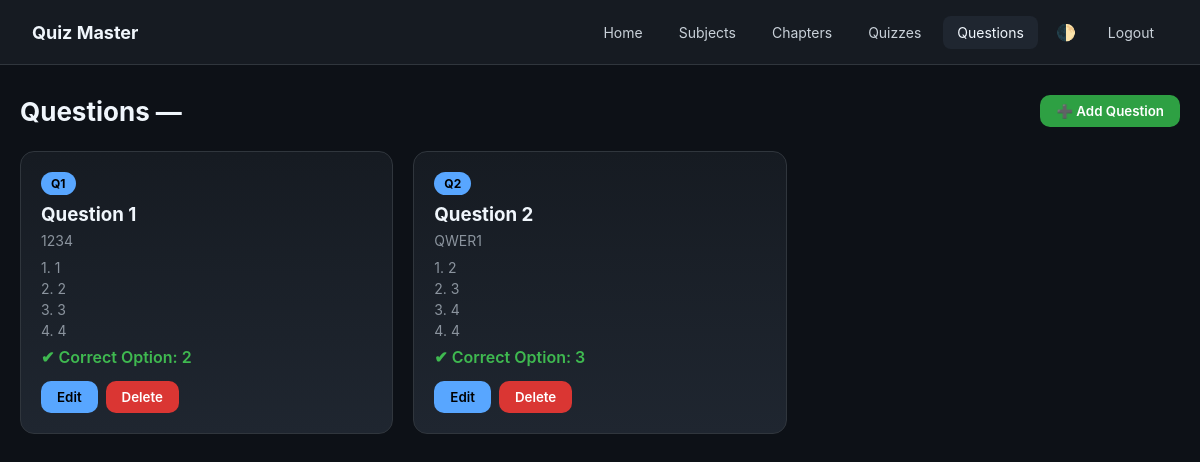
The app's page /teacher/quizzes/2/questions (signed in) with its own data.
### controller/models.py (models this page shows)
class Question(db.Model):
    __tablename__ = "question"
    question_id = db.Column(db.Integer, primary_key=True)
    quiz_id = db.Column(
        db.Integer,
        db.ForeignKey("quiz.quiz_id"),
        nullable=False
    )
    title = db.Column(db.String(255), nullable=False)
    statement = db.Column(db.Text, nullable=False)
    option_1 = db.Column(db.String(255), nullable=False)
    option_2 = db.Column(db.String(255), nullable=False)
    option_3 = db.Column(db.String(255), nullable=False)
    option_4 = db.Column(db.String(255), nullable=False)
    correct_option = db.Column(db.Integer, nullable=False)

### main.py (the view)
@app.route("/teacher/quizzes/<int:quiz_id>/questions")
@login_required
@role_required("teacher")
def teacher_questions(quiz_id):
    quiz = Quiz.query.get_or_404(quiz_id)
    chapter = Chapter.query.get_or_404(quiz.chapter_id)
    subject = Subject.query.get_or_404(chapter.subject_id)
    questions = Question.query.filter_by(quiz_id=quiz_id).all()
    return render_template(
        "teacher/questions.html",
        quiz=quiz,
        chapter=chapter,
        subject=subject,     # ✅ THIS WAS MISSING
        questions=questions
    )

### main.py (called while the page is built)
def login_required(f):
    @wraps(f)
    def wrapper(*args, **kwargs):
        if "user_id" not in session:
            flash("Please login first")
            return redirect(url_for("login"))
        return f(*args, **kwargs)
    return wrapper

def role_required(required_role):
    def decorator(f):
        @wraps(f)
        def wrapper(*args, **kwargs):
            if session.get("role") != required_role:
                flash("Unauthorized access")
                return redirect(url_for("login"))
            return f(*args, **kwargs)
        return wrapper
    return decorator

### templates/TEACHER/questions.html (shortened to what this page needs)
<!DOCTYPE html>
<html lang="en">
<head>
</head>
<body data-theme="dark">
<nav class="navbar">
    <div class="brand">Quiz Master</div>
    <div class="nav-links">
        <a class="nav-link" href="{{ url_for('teacher_dashboard') }}">Home</a>
        <a class="nav-link" href="{{ url_for('teacher_subjects') }}">Subjects</a>
        <a class="nav-link" href="{{ url_for('teacher_chapters', subject_id=subject.subject_id) }}">Chapters</a>
        <a class="nav-link" href="{{ url_for('teacher_quizzes', chapter_id=chapter.chapter_id) }}">Quizzes</a>
        <a class="nav-link active">Questions</a>
        <span class="theme-toggle" onclick="toggleTheme()">🌓</span>
        <a class="nav-link" href="{{ url_for('logout') }}">Logout</a>
    </div>
</nav>
<div class="container">
    <div class="header">
        <h1>Questions — {{ quiz.title }}</h1>
        <button class="btn-primary" onclick="openModal()">➕ Add Question</button>
    </div>
    {% if questions %}
    <div class="grid">
        {% for q in questions %}
        <div class="card question-card"
             data-title="{{ q.title }}"
             data-statement="{{ q.statement }}"
             data-o1="{{ q.option_1 }}"
             data-o2="{{ q.option_2 }}"
             data-o3="{{ q.option_3 }}"
             data-o4="{{ q.option_4 }}"
             data-correct="{{ q.correct_option }}"
             data-edit-url="{{ url_for('edit_question', question_id=q.question_id) }}">
            <div class="q-badge">Q{{ loop.index }}</div>
            <h3>{{ q.title }}</h3>
            <div class="statement">{{ q.statement }}</div>
            <div class="option">1. {{ q.option_1 }}</div>
            <div class="option">2. {{ q.option_2 }}</div>
            <div class="option">3. {{ q.option_3 }}</div>
            <div class="option">4. {{ q.option_4 }}</div>
            <div class="correct">✔ Correct Option: {{ q.correct_option }}</div>
            <div class="actions">
                <button class="btn-secondary" onclick="editQuestion(this)">Edit</button>
                <form method="POST"
                      action="{{ url_for('delete_question', question_id=q.question_id) }}"
                      onsubmit="return handleDelete(this);">
                    <button class="btn-danger">Delete</button>
                </form>
            </div>
        </div>
        {% endfor %}
    </div>
    {% else %}
        <div class="empty">No questions yet.</div>
    {% endif %}
</div>
</body>
</html>

### templates/TEACHER/questions.html (style rules this page uses)
:root { --bg:#0d1117; --panel:#161b22; --panel-soft:#1f2630; --border:#30363d; --text:#c9d1d9; --muted:#8b949e; --white:#f0f6fc; --accent:#58a6ff; --green:#2ea043; --red:#da3633; --radius:14px; }
* { margin:0;padding:0;box-sizing:border-box;font-family:-apple-system,BlinkMacSystemFont,"Segoe UI",Arial; }
body { background:var(--bg);color:var(--text);min-height:100vh; }
.navbar { position:sticky; top:0; z-index:10; display:flex; justify-content:space-between; align-items:center; padding:14px 32px; background:var(--panel); border-bottom:1px solid var(--border); }
.brand { font-size:18px;font-weight:700;color:var(--white); }
.nav-links { display:flex;gap:8px;align-items:center; }
.nav-link { padding:8px 14px; border-radius:8px; color:var(--text); text-decoration:none; font-size:14px; }
.nav-link.active,.nav-link:hover { background:var(--panel-soft); color:var(--white); }
.theme-toggle { cursor:pointer;padding:8px 10px; }
.container { max-width:1200px;margin:30px auto;padding:0 20px; }
.header { display:flex;justify-content:space-between;align-items:center; margin-bottom:24px; }
.header h1 { color:var(--white);font-size:26px; }
button { padding:8px 16px;border:none;border-radius:10px; font-weight:600;cursor:pointer; }
.btn-primary { background:var(--green);color:#fff; }
.btn-secondary { background:var(--accent);color:#000; }
.btn-danger { background:var(--red);color:#fff; }
.grid { display:grid; grid-template-columns:repeat(auto-fill,minmax(360px,1fr)); gap:20px; }
.card { background:linear-gradient(180deg,var(--panel),var(--panel-soft)); border:1px solid var(--border); border-radius:var(--radius); padding:20px; }
.q-badge { display:inline-block; padding:4px 10px; border-radius:999px; background:var(--accent); color:#000; font-size:12px; font-weight:700; margin-bottom:8px; }
.card h3 { color:var(--white);margin-bottom:6px; }
.statement { font-size:14px;color:var(--muted);margin-bottom:10px; }
.option { font-size:14px;color:var(--muted);margin-bottom:4px; }
.correct { margin-top:8px;color:#3fb950;font-weight:600; }
.actions { display:flex;gap:8px;margin-top:14px; }

### records on screen
Question: title "Question 1", statement "1234", option_1 "1", option_2 "2", option_3 "3", option_4 "4", correct_option "2"
Question: title "Question 2", statement "QWER1", option_1 "2", option_2 "3", option_3 "4", option_4 "4", correct_option "3"
